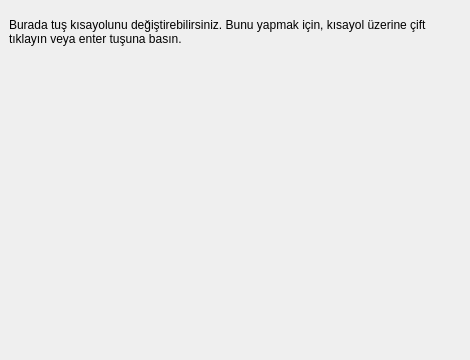
<?xml version="1.0" encoding="UTF-8"?>
<ui version="4.0">
 <class>PrefShortCut</class>
 <widget class="QWidget" name="PrefShortCut">
  <property name="geometry">
   <rect>
    <x>0</x>
    <y>0</y>
    <width>470</width>
    <height>360</height>
   </rect>
  </property>
  <property name="windowTitle">
   <string/>
  </property>
  <widget class="QWidget" name="layoutWidget">
   <property name="geometry">
    <rect>
     <x>9</x>
     <y>6</y>
     <width>451</width>
     <height>51</height>
    </rect>
   </property>
   <layout class="QHBoxLayout">
    <property name="spacing">
     <number>6</number>
    </property>
    <property name="leftMargin">
     <number>0</number>
    </property>
    <property name="topMargin">
     <number>0</number>
    </property>
    <property name="rightMargin">
     <number>0</number>
    </property>
    <property name="bottomMargin">
     <number>0</number>
    </property>
    <item>
     <widget class="QLabel" name="actioneditor_desc">
      <property name="sizePolicy">
       <sizepolicy hsizetype="Expanding" vsizetype="Preferred">
        <horstretch>0</horstretch>
        <verstretch>0</verstretch>
       </sizepolicy>
      </property>
      <property name="text">
       <string>Burada tuş kısayolunu değiştirebilirsiniz. Bunu yapmak için, kısayol üzerine çift tıklayın veya enter tuşuna basın. </string>
      </property>
      <property name="alignment">
       <set>Qt::AlignVCenter</set>
      </property>
      <property name="wordWrap">
       <bool>true</bool>
      </property>
     </widget>
    </item>
   </layout>
  </widget>
  <widget class="ActionsEditor" name="actions_editor" native="true">
   <property name="geometry">
    <rect>
     <x>5</x>
     <y>59</y>
     <width>460</width>
     <height>301</height>
    </rect>
   </property>
   <property name="sizePolicy">
    <sizepolicy hsizetype="Expanding" vsizetype="Expanding">
     <horstretch>0</horstretch>
     <verstretch>0</verstretch>
    </sizepolicy>
   </property>
  </widget>
 </widget>
 <customwidgets>
  <customwidget>
   <class>ActionsEditor</class>
   <extends>QWidget</extends>
   <header>../smplayer/actionseditor.h</header>
  </customwidget>
 </customwidgets>
 <resources/>
 <connections/>
</ui>
